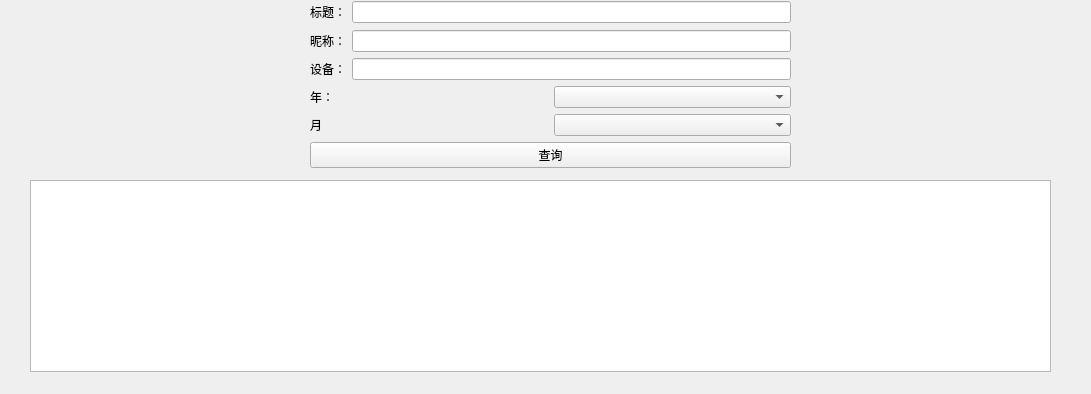
<?xml version="1.0" encoding="UTF-8"?>
<ui version="4.0">
 <class>Form</class>
 <widget class="QWidget" name="Form">
  <property name="geometry">
   <rect>
    <x>0</x>
    <y>0</y>
    <width>1091</width>
    <height>394</height>
   </rect>
  </property>
  <property name="windowTitle">
   <string>查询</string>
  </property>
  <widget class="QTableWidget" name="tableWidget">
   <property name="geometry">
    <rect>
     <x>30</x>
     <y>180</y>
     <width>1021</width>
     <height>192</height>
    </rect>
   </property>
  </widget>
  <widget class="QWidget" name="">
   <property name="geometry">
    <rect>
     <x>310</x>
     <y>0</y>
     <width>481</width>
     <height>171</height>
    </rect>
   </property>
   <layout class="QVBoxLayout" name="verticalLayout_4">
    <item>
     <layout class="QHBoxLayout" name="horizontalLayout_5">
      <item>
       <widget class="QLabel" name="label_5">
        <property name="text">
         <string>标题：</string>
        </property>
       </widget>
      </item>
      <item>
       <widget class="QLineEdit" name="lineEdit_3"/>
      </item>
     </layout>
    </item>
    <item>
     <layout class="QVBoxLayout" name="verticalLayout_3">
      <item>
       <layout class="QVBoxLayout" name="verticalLayout_2">
        <item>
         <layout class="QVBoxLayout" name="verticalLayout">
          <item>
           <layout class="QHBoxLayout" name="horizontalLayout">
            <item>
             <widget class="QLabel" name="label">
              <property name="text">
               <string>昵称：</string>
              </property>
             </widget>
            </item>
            <item>
             <widget class="QLineEdit" name="lineEdit"/>
            </item>
           </layout>
          </item>
          <item>
           <layout class="QHBoxLayout" name="horizontalLayout_2">
            <item>
             <widget class="QLabel" name="label_2">
              <property name="text">
               <string>设备：</string>
              </property>
             </widget>
            </item>
            <item>
             <widget class="QLineEdit" name="lineEdit_2"/>
            </item>
           </layout>
          </item>
          <item>
           <layout class="QHBoxLayout" name="horizontalLayout_3">
            <item>
             <widget class="QLabel" name="label_3">
              <property name="text">
               <string>年：</string>
              </property>
             </widget>
            </item>
            <item>
             <widget class="QComboBox" name="comboBox"/>
            </item>
           </layout>
          </item>
         </layout>
        </item>
        <item>
         <layout class="QHBoxLayout" name="horizontalLayout_4">
          <item>
           <widget class="QLabel" name="label_4">
            <property name="text">
             <string>月</string>
            </property>
           </widget>
          </item>
          <item>
           <widget class="QComboBox" name="comboBox_2"/>
          </item>
         </layout>
        </item>
       </layout>
      </item>
      <item>
       <widget class="QPushButton" name="pushButton">
        <property name="text">
         <string>查询</string>
        </property>
       </widget>
      </item>
     </layout>
    </item>
   </layout>
  </widget>
 </widget>
 <resources/>
 <connections/>
</ui>
